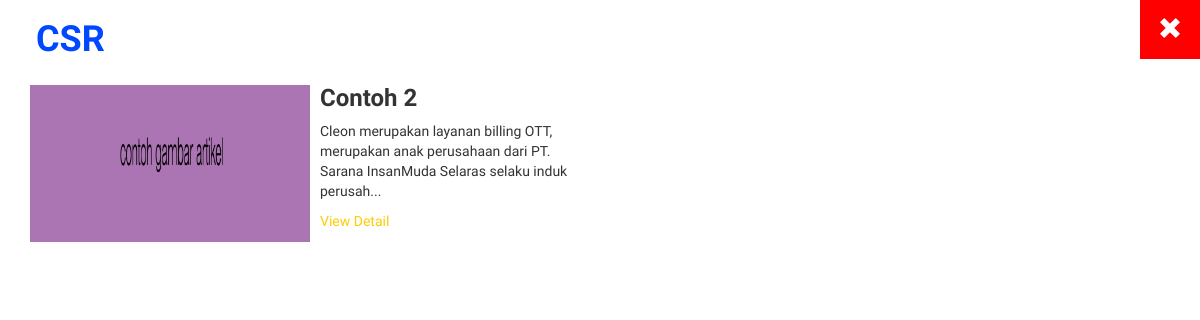
The page /sims/page/csr on the database its author committed.
### tables this page shows
CREATE TABLE `artikel` (
  `id_artikel` varchar(50) NOT NULL,
  `foto_artikel` text NOT NULL,
  `judul_artikel` varchar(100) NOT NULL,
  `isi_artikel` text NOT NULL,
  `id_kategori_artikel` varchar(100) NOT NULL
);

### application/controllers/Sims.php (called while the page is built, shortened)
<?php
	class sims extends CI_Controller{
		function __construct(){
			$this->load->model('model_sims');
		}
		function page(){
			$page = $this->uri->segment(3);
			$item_slide = $this->model_sims->tmp_slide()->row_array();
			$data['item_slide'] = $item_slide;
			$data['tmp_slide'] = $this->model_sims->tmp_slide()->result();
			$data['page'] = $page;
			if($page == 'layanan'){
				$data['tmp_layanan'] = $this->model_sims->tmp_layanan()->result();
				$this->load->view('sims',$data);
			}else if($page == 'csr'){
				$jml_csr = $this->model_sims->jml_csr();
				$this->load->library('pagination');
				$config['base_url'] = base_url().'/sims/page/csr/';
				$config['total_rows'] = $jml_csr;
				$config['full_tag_open'] = '<ul class="pagination">';
				$config['full_tag_close'] = '</ul>';
				$config['first_link'] = '&laquo; First';
				$config['first_tag_open']= '<li class="prev page">';
				$config['first_tag_close'] = '</li>';
				$config['last_link'] = 'Last &raquo';
				$config['last_tag_open'] = '<li class ="next page">';
				$config['last_tag_close']='</li>';
				$config['next_link'] = 'Next &raquo';
				$config['next_tag_open'] = '<li class="next page">';
				$config['next_tag_close'] = '</li>';
				$config['prev_link'] = '&laquo; Prev';
				$config['prev_tag_open'] = '<li class="prev page">';
				$config['prev_tag_close']='</li>';
				$config['cur_tag_open'] = '<li  class="current"><a href="">';
				$config['cur_tag_close'] = '</a></li>';
				$config['num_tag_open']='<li class="page">';
				$config['num_tag_close'] = '</li>';
				$config['per_page'] = 6;
				$from = $this->uri->segment(4);
				$this->pagination->initialize($config);
				$data['paging'] = $this->pagination->create_links();
				$data['tmp_csr'] = $this->model_sims->data_csr($config['per_page'],$from);
				$this->load->view('sims',$data);
			}else if($page == 'promo'){
				$jml_promo = $this->model_sims->jml_promo();
				$this->load->library('pagination');
				$config['base_url'] = base_url().'/sims/page/promo/';
				$config['total_rows'] = $jml_promo;
				$config['full_tag_open'] = '<ul class="pagination">';
				$config['full_tag_close'] = '</ul>';
				$config['first_link'] = '&laquo; First';
				$config['first_tag_open']= '<li class="prev page">';
				$config['first_tag_close'] = '</li>';
				$config['last_link'] = 'Last &raquo';
				$config['last_tag_open'] = '<li class ="next page">';
				$config['last_tag_close']='</li>';
				$config['next_link'] = 'Next &raquo';
				$config['next_tag_open'] = '<li class="next page">';
				$config['next_tag_close'] = '</li>';
				$config['prev_link'] = '&laquo; Prev';
				$config['prev_tag_open'] = '<li class="prev page">';
				$config['prev_tag_close']='</li>';
				$config['cur_tag_open'] = '<li  class="current"><a href="">';
				$config['cur_tag_close'] = '</a></li>';
				$config['num_tag_open']='<li class="page">';
				$config['num_tag_close'] = '</li>';
				$config['per_page'] = 6;
				$from = $this->uri->segment(4);
				$this->pagination->initialize($config);
				$data['paging'] = $this->pagination->create_links();
				$data['tmp_promo'] = $this->model_sims->data_promo($config['per_page'],$from);
				$this->load->view('sims',$data);
			}else if($page == 'profil'){
				$item_profil = $this->model_sims->tmp_profil()->row_array();
				$data['item_profil'] = $item_profil;
				$this->load->view('sims',$data);
			}else if($page == 'kontak'){
				$item_kontak = $this->model_sims->tmp_profil()->row_array();
				$data['item_kontak'] = $item_kontak;
				$this->load->view('sims',$data);
			}else if($page == 'galery'){
				$data['tmp_ket_galery'] = $this->model_sims->tmp_ket_galery()->result();
				$data['tmp_galery'] = $this->model_sims->tmp_galery()->result();
				$this->load->view('sims',$data);
			}else if($page == 'detail_layanan'){
				$d_layanan = $this->uri->segment(4);
				$data['hsl'] = $this->model_sims->qw("artikel","WHERE id_artikel = '$d_layanan'");
				$this->load->view('sims',$data);
			}else if($page == 'detail_csr'){
				$d_csr = $this->uri->segment(4);
				$data['hsl'] = $this->model_sims->qw("artikel","WHERE id_artikel = '$d_csr'");
				$this->load->view('sims',$data);
			}else if($page == 'detail_promo'){
				$d_promo = $this->uri->segment(4);
				$data['hsl'] = $this->model_sims->qw("artikel","WHERE id_artikel  = '$d_promo'");
				$this->load->view('sims',$data);
			}else{
				$this->load->view('sims',$data);
			}
		}
	}
 ?>

### index.php (called while the page is built, shortened)
<?php
require_once BASEPATH.'core/CodeIgniter.php';

### application/models/Model_sims.php (called while the page is built, shortened)
<?php
	class model_sims extends CI_Model{
		function data_csr($number,$offset){
			$this->db->select("*");
			$this->db->from("artikel,kategori_artikel");
			$this->db->where("artikel.id_kategori_artikel = kategori_artikel.id_kategori_artikel and artikel.id_kategori_artikel = 'KTA002'");
			$csr= $this->db->get('',$number,$offset);
			return $csr->result();
		}
	}
 ?>

### application/views/page/csr.php (the view, shortened to what this page needs)
<div class="container-fluid">
	<div class="row">
		<div class="exit">
			<h3><a href="<?php echo site_url('sims/page/home') ?>"><span class="glyphicon glyphicon-remove"></span></a></h3>
		</div>
			<h1 class="judul-page">CSR</h1>
	</div>
</div>
<div class="container-fluid skin-page-csr">
<?php
	foreach ($tmp_csr as $data) {
 ?>
	<div class="col-sm-6 col-md-6 list-layanan">
		<div class="media">
			<div class="media-left">
				<img src="<?php echo base_url() ?>artikel/<?php echo $data->foto_artikel; ?>" class="media-object list-img-layanan">
			</div>
			<div class="media-body">
				<h3 class="media"><b><?php echo $data->judul_artikel; ?></b></h3>
				<div class="item-isi-artikel">
				<?php echo substr($data->isi_artikel,0,120) ; echo"...";?>
				</div>
				<a href="<?php echo site_url('sims/page/detail_csr'); ?>/<?php echo $data->id_artikel ?>">View Detail</a>
			</div>
		</div>
	</div>
<?php } ?>
</div>

### rows shown on the page
artikel: foto_artikel (picture), judul_artikel "Contoh 2", isi_artikel "Cleon merupakan layanan billing OTT, merupakan anak perusahaan dari PT. Sarana InsanMuda Selaras selaku induk perusah"
